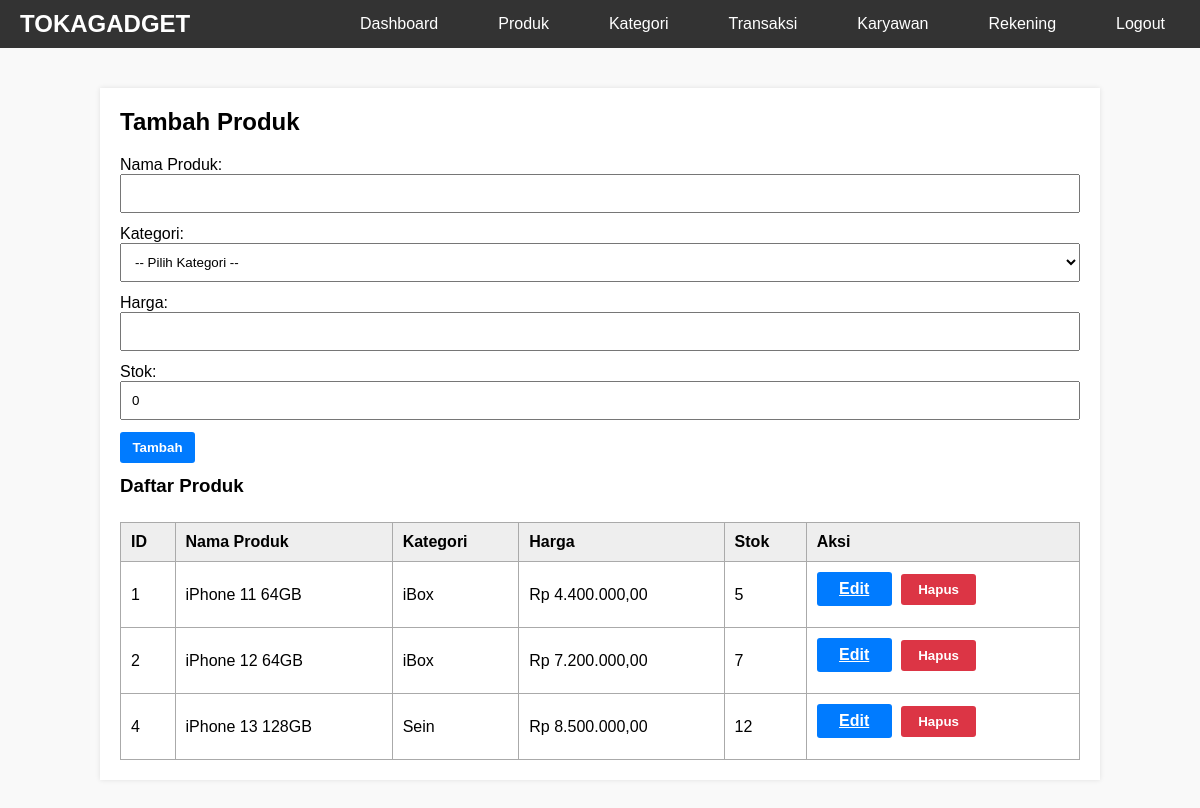
The app's page /basdat/admin/produk.php (signed in) with its own data.
### tables this page shows
CREATE TABLE `produk` (
  `id_produk` int(11) NOT NULL,
  `nama_produk` varchar(100) NOT NULL,
  `id_kategori` int(11) DEFAULT NULL,
  `harga` decimal(15,2) DEFAULT NULL,
  `stok` int(11) DEFAULT 0
);

CREATE TABLE `kategori_produk` (
  `id_kategori` int(11) NOT NULL,
  `nama_kategori` varchar(50) NOT NULL,
  `durasi_garansi` varchar(50) DEFAULT NULL
);

### basdat/admin/produk.php (the view, shortened to what this page needs)
<?php
require_once '../config/database.php';
$edit_data = null;
$produk_result = $pdo->query("
    SELECT p.*, k.nama_kategori
    FROM produk p
    LEFT JOIN kategori_produk k ON p.id_kategori = k.id_kategori
")->fetchAll();
?>
<!DOCTYPE html>
<html>
<head>
</head>
<body>
<nav class="navbar">
    <div class="nav-container">
        <a href="../index.php" class="logo">TOKAGADGET</a>
        <ul class="nav-menu">
            <li><a href="index.php">Dashboard</a></li>
            <li><a href="produk.php">Produk</a></li>
            <li><a href="kategori.php">Kategori</a></li>
            <li><a href="transaksi.php">Transaksi</a></li>
            <li><a href="karyawan.php">Karyawan</a></li>
            <li><a href="pembayaran.php">Rekening</a></li>
            <li><a href="../logout.php" onclick="return confirm('Keluar dari admin?')">Logout</a></li>
        </ul>
    </div>
</nav>
<div class="container">
    <h2 style="margin-bottom: 20px;"><?= $edit_data ? 'Edit Produk' : 'Tambah Produk'; ?></h2>
    <form method="POST">
        <label>Nama Produk:</label>
        <input type="text" name="nama_produk" required value="<?= htmlspecialchars($edit_data['nama_produk'] ?? '') ?>">
        <label>Kategori:</label>
        <select name="id_kategori" required>
            <option value="">-- Pilih Kategori --</option>
        </select>
        <label>Harga:</label>
        <input type="number" name="harga" step="0.01" required value="<?= htmlspecialchars($edit_data['harga'] ?? '') ?>">
        <label>Stok:</label>
        <input type="number" name="stok" required value="<?= htmlspecialchars($edit_data['stok'] ?? 0) ?>">
        <button type="submit" class="btn btn-primary"><?= $edit_data ? 'Update' : 'Tambah' ?></button>
    </form>
    <h3>Daftar Produk</h3>
    <table>
        <tr style="background-color: #eee;">
            <th>ID</th>
            <th>Nama Produk</th>
            <th>Kategori</th>
            <th>Harga</th>
            <th>Stok</th>
            <th>Aksi</th>
        </tr>
        <?php foreach ($produk_result as $row): ?>
        <tr>
            <td><?= $row['id_produk']; ?></td>
            <td><?= htmlspecialchars($row['nama_produk']) ?></td>
            <td><?= htmlspecialchars($row['nama_kategori']) ?></td>
            <td>Rp <?= number_format($row['harga'], 2, ',', '.') ?></td>
            <td><?= $row['stok']; ?></td>
            <td>
                <a href="produk.php?edit=<?= $row['id_produk']; ?>" class="btn btn-primary">Edit</a>
                <form method="POST" class="inline" onsubmit="return confirm('Yakin ingin menghapus produk ini?')">
                    <button type="submit" class="btn btn-danger">Hapus</button>
                </form>
            </td>
        </tr>
        <?php endforeach; ?>
    </table>
</div>
</body>
</html>

### basdat/admin/produk.php (style rules this page uses)
* { margin: 0; padding: 0; box-sizing: border-box; }
body { font-family: Arial, sans-serif; background: #f9f9f9; }
.navbar { background: #333; padding: 10px 0; }
.nav-container { max-width: 1200px; margin: 0 auto; display: flex; justify-content: space-between; align-items: center; padding: 0 20px; }
.logo { color: white; font-size: 24px; font-weight: bold; text-decoration: none; }
.nav-menu { display: flex; list-style: none; }
.nav-menu li { margin-left: 30px; }
.nav-menu a { color: white; text-decoration: none; padding: 10px 15px; border-radius: 5px; transition: background 0.3s; }
.container { max-width: 1000px; margin: 40px auto; padding: 20px; background: white; box-shadow: 0 0 5px rgba(0,0,0,0.1); }
input, select, button { width: 100%; padding: 10px; margin-bottom: 12px; }
.btn { padding: 8px 12px; border-radius: 3px; font-weight: bold; cursor: pointer; text-align: center; display: inline-block; border: none; margin-right: 5px; width: 75px; }
.btn-primary { background-color: #007bff; color: white; }
.btn-danger { background-color: #dc3545; color: white; }
table { width: 100%; border-collapse: collapse; margin-top: 25px; }
table, th, td { border: 1px solid #aaa; }
th, td { padding: 10px; text-align: left; }
.inline { display: inline-block; }

### records on screen
produk: id_produk "1", nama_produk "iPhone 11 64GB", id_kategori.nama_kategori "iBox", harga "4.400.000,00", stok "5"
produk: id_produk "2", nama_produk "iPhone 12 64GB", id_kategori.nama_kategori "iBox", harga "7.200.000,00", stok "7"
produk: id_produk "4", nama_produk "iPhone 13 128GB", id_kategori.nama_kategori "Sein", harga "8.500.000,00", stok "12"
